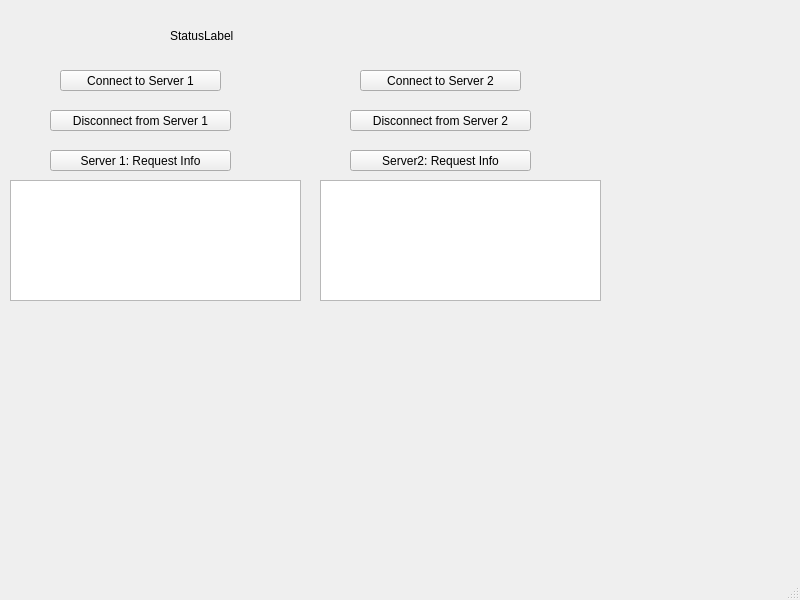
<?xml version="1.0" encoding="UTF-8"?>
<ui version="4.0">
 <class>MainWindow</class>
 <widget class="QMainWindow" name="MainWindow">
  <property name="geometry">
   <rect>
    <x>0</x>
    <y>0</y>
    <width>800</width>
    <height>600</height>
   </rect>
  </property>
  <property name="windowTitle">
   <string>MainWindow</string>
  </property>
  <widget class="QWidget" name="centralwidget">
   <widget class="QPushButton" name="pushButton">
    <property name="geometry">
     <rect>
      <x>60</x>
      <y>70</y>
      <width>161</width>
      <height>21</height>
     </rect>
    </property>
    <property name="text">
     <string>Connect to Server 1</string>
    </property>
   </widget>
   <widget class="QPushButton" name="pushButton_3">
    <property name="geometry">
     <rect>
      <x>360</x>
      <y>70</y>
      <width>161</width>
      <height>21</height>
     </rect>
    </property>
    <property name="text">
     <string>Connect to Server 2</string>
    </property>
   </widget>
   <widget class="QLabel" name="label">
    <property name="geometry">
     <rect>
      <x>170</x>
      <y>20</y>
      <width>301</width>
      <height>31</height>
     </rect>
    </property>
    <property name="text">
     <string>StatusLabel</string>
    </property>
   </widget>
   <widget class="QPushButton" name="pushButton_2">
    <property name="geometry">
     <rect>
      <x>50</x>
      <y>110</y>
      <width>181</width>
      <height>21</height>
     </rect>
    </property>
    <property name="text">
     <string>Disconnect from Server 1</string>
    </property>
   </widget>
   <widget class="QPushButton" name="pushButton_4">
    <property name="geometry">
     <rect>
      <x>350</x>
      <y>110</y>
      <width>181</width>
      <height>21</height>
     </rect>
    </property>
    <property name="text">
     <string>Disconnect from Server 2</string>
    </property>
   </widget>
   <widget class="QTextEdit" name="textEdit">
    <property name="geometry">
     <rect>
      <x>10</x>
      <y>180</y>
      <width>291</width>
      <height>121</height>
     </rect>
    </property>
   </widget>
   <widget class="QTextEdit" name="textEdit_2">
    <property name="geometry">
     <rect>
      <x>320</x>
      <y>180</y>
      <width>281</width>
      <height>121</height>
     </rect>
    </property>
   </widget>
   <widget class="QPushButton" name="pushButton_5">
    <property name="geometry">
     <rect>
      <x>50</x>
      <y>150</y>
      <width>181</width>
      <height>21</height>
     </rect>
    </property>
    <property name="text">
     <string>Server 1: Request Info</string>
    </property>
   </widget>
   <widget class="QPushButton" name="pushButton_6">
    <property name="geometry">
     <rect>
      <x>350</x>
      <y>150</y>
      <width>181</width>
      <height>21</height>
     </rect>
    </property>
    <property name="text">
     <string>Server2: Request Info</string>
    </property>
   </widget>
  </widget>
  <widget class="QMenuBar" name="menubar">
   <property name="geometry">
    <rect>
     <x>0</x>
     <y>0</y>
     <width>800</width>
     <height>22</height>
    </rect>
   </property>
  </widget>
  <widget class="QStatusBar" name="statusbar"/>
 </widget>
 <resources/>
 <connections/>
</ui>
